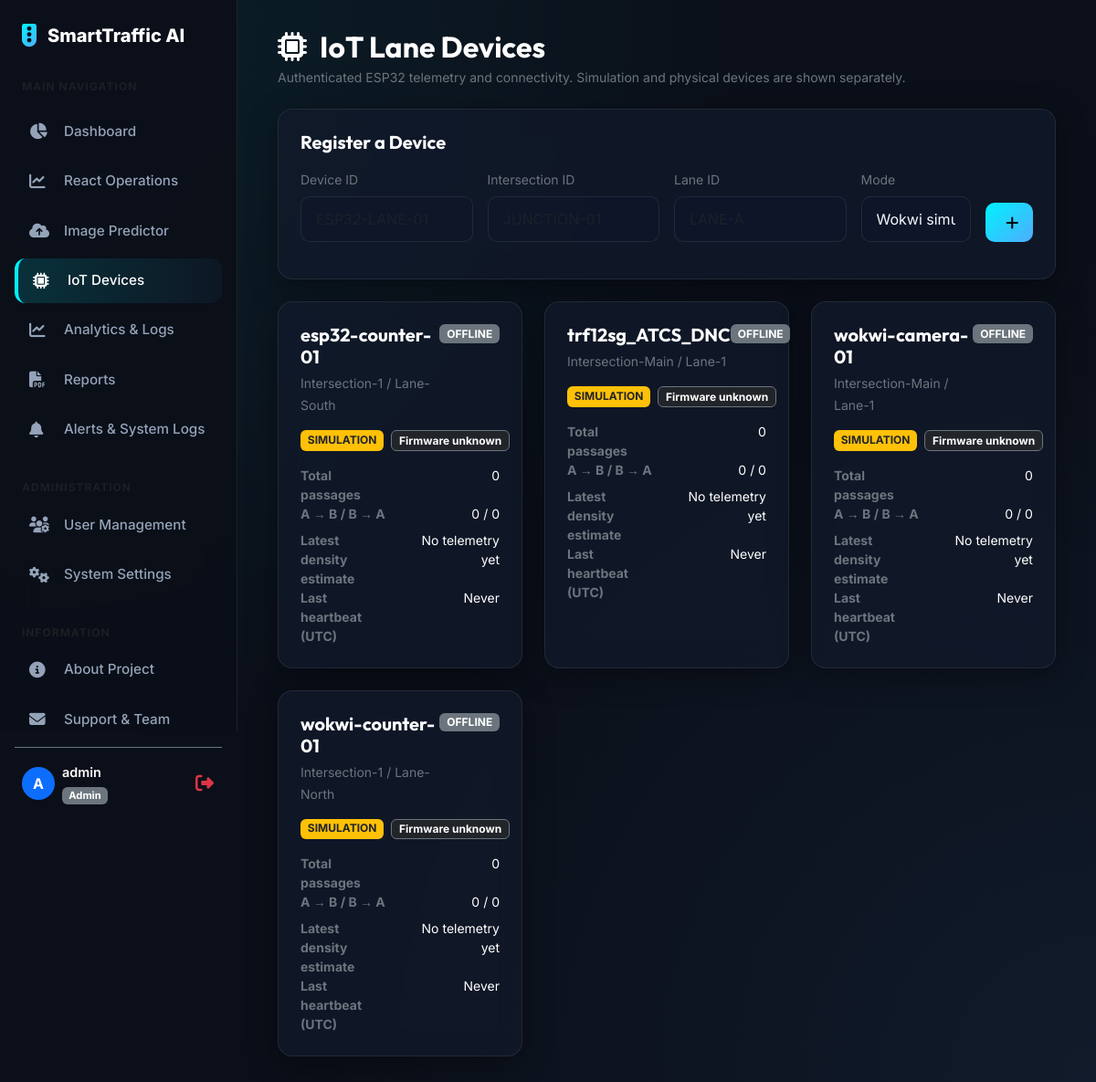
Page /devices (signed in) on the committed database.
### database.py (models this page shows)
class IoTDevice(db.Model):
    __tablename__ = 'iot_devices'
    id = db.Column(db.Integer, primary_key=True)
    device_id = db.Column(db.String(80), unique=True, nullable=False, index=True)
    intersection_id = db.Column(db.String(80), nullable=False)
    lane_id = db.Column(db.String(80), nullable=False)
    mode = db.Column(db.String(20), nullable=False)
    token_hash = db.Column(db.String(256), nullable=False)
    total_vehicle_count = db.Column(db.Integer, nullable=False, default=0)
    direction_a_to_b = db.Column(db.Integer, nullable=False, default=0)
    direction_b_to_a = db.Column(db.Integer, nullable=False, default=0)
    last_sequence = db.Column(db.Integer, nullable=False, default=-1)
    last_seen = db.Column(db.DateTime, nullable=True, index=True)
    last_uptime_seconds = db.Column(db.Integer, nullable=False, default=0)
    sensor_a = db.Column(db.Boolean, nullable=True)
    sensor_b = db.Column(db.Boolean, nullable=True)
    density = db.Column(db.String(20), nullable=True)
    firmware_version = db.Column(db.String(40), nullable=True)
    created_at = db.Column(db.DateTime, nullable=False, default=datetime.utcnow)
    registered_by = db.Column(db.String(64), nullable=False)
    def to_dict(self, now=None, offline_after_seconds=30):
        now = now or datetime.utcnow()
        is_online = (
            self.last_seen is not None
            and (now - self.last_seen).total_seconds() <= offline_after_seconds
        )
        return {
            'device_id': self.device_id,
            'intersection_id': self.intersection_id,
            'lane_id': self.lane_id,
            'mode': self.mode,
            'status': 'online' if is_online else 'offline',
            'total_vehicle_count': self.total_vehicle_count,
            'direction_a_to_b': self.direction_a_to_b,
            'direction_b_to_a': self.direction_b_to_a,
            'last_sequence': self.last_sequence,
            'last_seen': self.last_seen.isoformat() + 'Z' if self.last_seen else None,
            'firmware_version': self.firmware_version,
            'density': self.density,
        }

### app.py (the view)
@app.route('/devices')
@login_required
def iot_devices_page():
    devices = IoTDevice.query.order_by(IoTDevice.device_id.asc()).all()
    latest_telemetry = {}
    for device in devices:
        latest_telemetry[device.device_id] = IoTTelemetry.query.filter_by(
            device_id=device.device_id
        ).order_by(IoTTelemetry.timestamp.desc()).first()
    return render_template('devices.html', devices=devices, latest_telemetry=latest_telemetry)

### app.py (called while the page is built, shortened)
def get_current_user():
    auth_header = request.headers.get('Authorization', '')
    if 'user_id' in session:
        user = db.session.get(User, session['user_id'])
        if user:
            return user
    return None

@app.context_processor
def inject_csrf_token():
    if 'csrf_token' not in session:
        session['csrf_token'] = secrets.token_urlsafe(32)
    return {'csrf_token': session['csrf_token']}

@app.before_request
def protect_browser_posts():
    if request.method not in ('POST', 'PUT', 'PATCH', 'DELETE'):
        return None

@app.after_request
def add_security_headers(response):
    response.headers['X-Content-Type-Options'] = 'nosniff'
    response.headers['X-Frame-Options'] = 'SAMEORIGIN'
    response.headers['X-XSS-Protection'] = '1; mode=block'
    response.headers['Referrer-Policy'] = 'strict-origin-when-cross-origin'
    return response

def login_required(f):
    @wraps(f)
    def decorated_function(*args, **kwargs):
        user = get_current_user()
        if 'user_id' not in session:
            session['user_id'] = user.id
            session['username'] = user.username
            session['role'] = user.role
        return f(*args, **kwargs)
    return decorated_function

### templates/devices.html (shortened to what this page needs)
{% extends 'base.html' %}
{% block content %}
<div class="container-fluid">
    <div class="d-flex align-items-center justify-content-between mb-4">
        <div>
            <h2 class="text-white fw-bold mb-1"><i class="fa-solid fa-microchip text-cyan me-2"></i> IoT Lane Devices</h2>
            <p class="text-secondary small mb-0">Authenticated ESP32 telemetry and connectivity. Simulation and physical devices are shown separately.</p>
        </div>
    </div>
    {% if session.get('role') == 'Admin' %}
    <div class="glass-card p-4 mb-4">
        <h5 class="text-white fw-bold mb-3">Register a Device</h5>
        <form id="deviceRegistrationForm" class="row g-3">
            <div class="col-md-3">
                <label for="deviceId" class="form-label text-secondary small">Device ID</label>
                <input id="deviceId" name="device_id" class="form-control form-control-cyber" maxlength="80" placeholder="ESP32-LANE-01" required>
            </div>
            <div class="col-md-3">
                <label for="intersectionId" class="form-label text-secondary small">Intersection ID</label>
                <input id="intersectionId" name="intersection_id" class="form-control form-control-cyber" maxlength="80" placeholder="JUNCTION-01" required>
            </div>
            <div class="col-md-3">
                <label for="laneId" class="form-label text-secondary small">Lane ID</label>
                <input id="laneId" name="lane_id" class="form-control form-control-cyber" maxlength="80" placeholder="LANE-A" required>
            </div>
            <div class="col-md-2">
                <label for="deviceMode" class="form-label text-secondary small">Mode</label>
                <select id="deviceMode" name="mode" class="form-select form-select-cyber">
                    <option value="simulation">Wokwi simulation</option>
                </select>
            </div>
            <div class="col-md-1 d-flex align-items-end">
                <button type="submit" class="btn btn-cyber w-100" aria-label="Register device"><i class="fa-solid fa-plus"></i></button>
            </div>
        </form>
    </div>
    {% endif %}
    <div class="row g-4">
        {% for device in devices %}
        {% set state = device.to_dict(offline_after_seconds=config['DEVICE_OFFLINE_TIMEOUT_SECONDS']) %}
        {% set reading = latest_telemetry.get(device.device_id) %}
        <div class="col-xl-4 col-md-6">
            <section class="glass-card p-4 h-100">
                <div class="d-flex justify-content-between align-items-start mb-3">
                    <div>
                        <h5 class="text-white fw-bold mb-1">{{ device.device_id }}</h5>
                        <span class="text-secondary small">{{ device.intersection_id }} / {{ device.lane_id }}</span>
                    </div>
                    <span class="badge {% if state.status == 'online' %}bg-success{% else %}bg-secondary{% endif %}">{{ state.status|upper }}</span>
                </div>
                <div class="d-flex gap-2 mb-3">
                    <span class="badge {% if device.mode == 'simulation' %}bg-warning text-dark{% else %}bg-info{% endif %}">
                        {{ 'SIMULATION' if device.mode == 'simulation' else 'PHYSICAL' }}
                    </span>
                    <span class="badge bg-dark border border-secondary">{{ device.firmware_version or 'Firmware unknown' }}</span>
                </div>
                <dl class="row small mb-0">
                    <dt class="col-6 text-secondary">Total passages</dt>
                    <dd class="col-6 text-white text-end">{{ device.total_vehicle_count }}</dd>
                    <dt class="col-6 text-secondary">A → B / B → A</dt>
                    <dd class="col-6 text-white text-end">{{ device.direction_a_to_b }} / {{ device.direction_b_to_a }}</dd>
                    <dt class="col-6 text-secondary">Latest density estimate</dt>
                    <dd class="col-6 text-white text-end">{{ reading.density if reading else 'No telemetry yet' }}</dd>
                    <dt class="col-6 text-secondary">Last heartbeat (UTC)</dt>
                    <dd class="col-6 text-white text-end">{{ device.last_seen.strftime('%Y-%m-%d %H:%M:%S') if device.last_seen else 'Never' }}</dd>
                </dl>
            </section>
        </div>
        {% else %}
        <div class="col-12">
            <div class="glass-card p-5 text-center text-secondary">No IoT devices are registered yet. An administrator can register one above.</div>
        </div>
        {% endfor %}
    </div>
</div>
{% endblock %}

### static/css/style.css (style rules this page uses)
:root { --bg-dark: #0b0f19; --card-bg: rgba(18, 26, 43, 0.75); --card-border: rgba(255, 255, 255, 0.08); --accent-blue: #00f2fe; --accent-indigo: #4facfe; --accent-emerald: #10b981; --accent-warning: #f59e0b; --accent-danger: #ef4444; --text-primary: #f8fafc; --text-secondary: #94a3b8; --sidebar-width: 260px; --font-heading: 'Outfit', sans-serif; --font-body: 'Inter', sans-serif; }
body { background-color: var(--bg-dark); background-image: radial-gradient(at 0% 0%, rgba(0, 242, 254, 0.08) 0px, transparent 50%), radial-gradient(at 100% 100%, rgba(79, 172, 254, 0.08) 0px, transparent 50%); background-attachment: fixed; color: var(--text-primary); font-family: var(--font-body); min-height: 100vh; margin: 0; padding: 0; }
h1, h2, h3, h4, h5, h6, .navbar-brand { font-family: var(--font-heading); font-weight: 700; }
.glass-card { background: var(--card-bg); backdrop-filter: blur(16px); -webkit-backdrop-filter: blur(16px); border: 1px solid var(--card-border); border-radius: 16px; box-shadow: 0 8px 32px 0 rgba(0, 0, 0, 0.37); transition: all 0.3s ease-in-out; }
.btn-cyber { background: linear-gradient(135deg, var(--accent-blue), var(--accent-indigo)); color: #000; font-weight: 700; border: none; border-radius: 10px; padding: 0.6rem 1.4rem; transition: all 0.25s ease; }
.form-control-cyber, .form-select-cyber { background: rgba(15, 23, 42, 0.8) !important; border: 1px solid var(--card-border) !important; color: var(--text-primary) !important; border-radius: 10px !important; padding: 0.75rem 1rem !important; }

### rows in the picture
IoTDevice: device_id "esp32-counter-01", intersection_id "Intersection-1", lane_id "Lane-South", status "OFFLINE", mode "SIMULATION", firmware_version "Firmware unknown", total_vehicle_count "0", direction_a_to_b "0", direction_b_to_a "0", density "No telemetry yet", last_seen "Never"
IoTDevice: device_id "trf12sg_ATCS_DNC", intersection_id "Intersection-Main", lane_id "Lane-1", status "OFFLINE", mode "SIMULATION", firmware_version "Firmware unknown", total_vehicle_count "0", direction_a_to_b "0", direction_b_to_a "0", density "No telemetry yet", last_seen "Never"
IoTDevice: device_id "wokwi-camera-01", intersection_id "Intersection-Main", lane_id "Lane-1", status "OFFLINE", mode "SIMULATION", firmware_version "Firmware unknown", total_vehicle_count "0", direction_a_to_b "0", direction_b_to_a "0", density "No telemetry yet", last_seen "Never"
IoTDevice: device_id "wokwi-counter-01", intersection_id "Intersection-1", lane_id "Lane-North", status "OFFLINE", mode "SIMULATION", firmware_version "Firmware unknown", total_vehicle_count "0", direction_a_to_b "0", direction_b_to_a "0", density "No telemetry yet", last_seen "Never"

### other values in the picture
{{ session.get('username')[0]|upper }} "A"
{{ session.get('username') }} "admin"
{{ session.get('role') }} "Admin"
